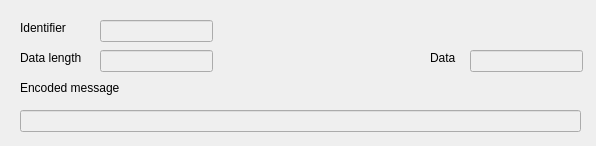
<?xml version="1.0" encoding="UTF-8"?>
<ui version="4.0">
 <class>FrameWidget</class>
 <widget class="QWidget" name="FrameWidget">
  <property name="geometry">
   <rect>
    <x>0</x>
    <y>0</y>
    <width>596</width>
    <height>146</height>
   </rect>
  </property>
  <property name="windowTitle">
   <string>Form</string>
  </property>
  <widget class="QLabel" name="dataLabel">
   <property name="geometry">
    <rect>
     <x>430</x>
     <y>50</y>
     <width>31</width>
     <height>16</height>
    </rect>
   </property>
   <property name="text">
    <string>Data</string>
   </property>
  </widget>
  <widget class="QLineEdit" name="dLTextbox">
   <property name="enabled">
    <bool>false</bool>
   </property>
   <property name="geometry">
    <rect>
     <x>100</x>
     <y>50</y>
     <width>113</width>
     <height>22</height>
    </rect>
   </property>
   <property name="text">
    <string/>
   </property>
  </widget>
  <widget class="QLineEdit" name="messageTextbox">
   <property name="enabled">
    <bool>false</bool>
   </property>
   <property name="geometry">
    <rect>
     <x>20</x>
     <y>110</y>
     <width>561</width>
     <height>22</height>
    </rect>
   </property>
  </widget>
  <widget class="QLabel" name="dLLabel">
   <property name="geometry">
    <rect>
     <x>20</x>
     <y>50</y>
     <width>61</width>
     <height>16</height>
    </rect>
   </property>
   <property name="text">
    <string>Data length</string>
   </property>
  </widget>
  <widget class="QLineEdit" name="idTextbox">
   <property name="enabled">
    <bool>false</bool>
   </property>
   <property name="geometry">
    <rect>
     <x>100</x>
     <y>20</y>
     <width>113</width>
     <height>22</height>
    </rect>
   </property>
  </widget>
  <widget class="QLineEdit" name="dataTextbox">
   <property name="enabled">
    <bool>false</bool>
   </property>
   <property name="geometry">
    <rect>
     <x>470</x>
     <y>50</y>
     <width>113</width>
     <height>22</height>
    </rect>
   </property>
   <property name="text">
    <string/>
   </property>
  </widget>
  <widget class="QLabel" name="messageLabel">
   <property name="geometry">
    <rect>
     <x>20</x>
     <y>80</y>
     <width>121</width>
     <height>16</height>
    </rect>
   </property>
   <property name="text">
    <string>Encoded message</string>
   </property>
  </widget>
  <widget class="QLabel" name="idLabel">
   <property name="geometry">
    <rect>
     <x>20</x>
     <y>20</y>
     <width>61</width>
     <height>16</height>
    </rect>
   </property>
   <property name="text">
    <string>Identifier</string>
   </property>
  </widget>
 </widget>
 <resources/>
 <connections/>
</ui>
